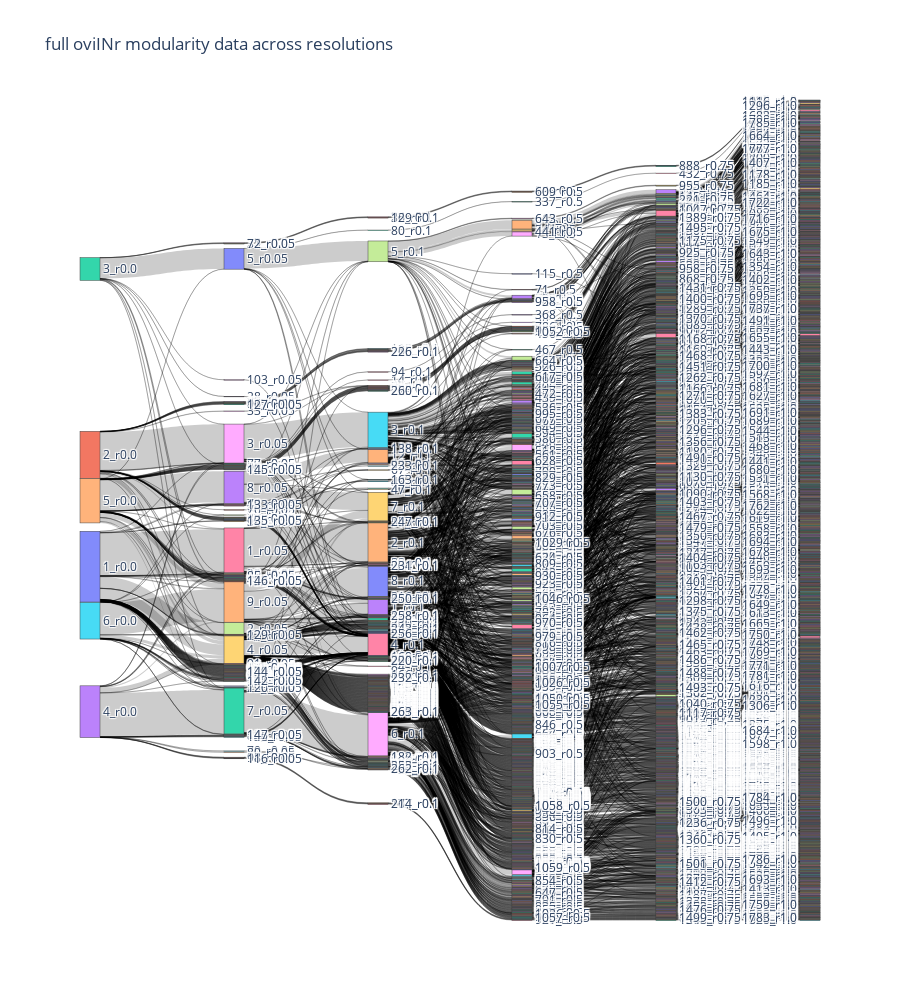

The code cell stored with this chart in its notebook:
### Code cell
import plotly.graph_objects as go

fig = go.Figure(data=[go.Sankey(
    node = dict(
        pad = 15,
        thickness=20,
        #line=dict(color='blue', width=0.5),
        label = nodes,
        #color='green'
    ),
    link = dict(
        source= links_dict['source'],
        target = links_dict['target'],
        value = links_dict['value']
    )
    
)
])
fig.update_layout(title='full oviINr modularity data across resolutions', height=1000)
fig.show()

### Figure 1 — Plotly figure (JSON) as saved in the notebook; plotly's stock layout.template omitted (floating-point values rounded to 4 significant figures; data arrays with more than 128 entries replaced by an {"elided": "..."} marker saying what was removed)
{"data": [{"link": {"source": {"elided": "6721 int values"}, "target": {"elided": "6721 int values"}, "value": {"elided": "6721 int values"}}, "node": {"label": {"elided": "4762 str values"}, "pad": 15, "thickness": 20}, "type": "sankey"}], "layout": {"height": 1000, "title": {"text": "full oviINr modularity data across resolutions"}}}
